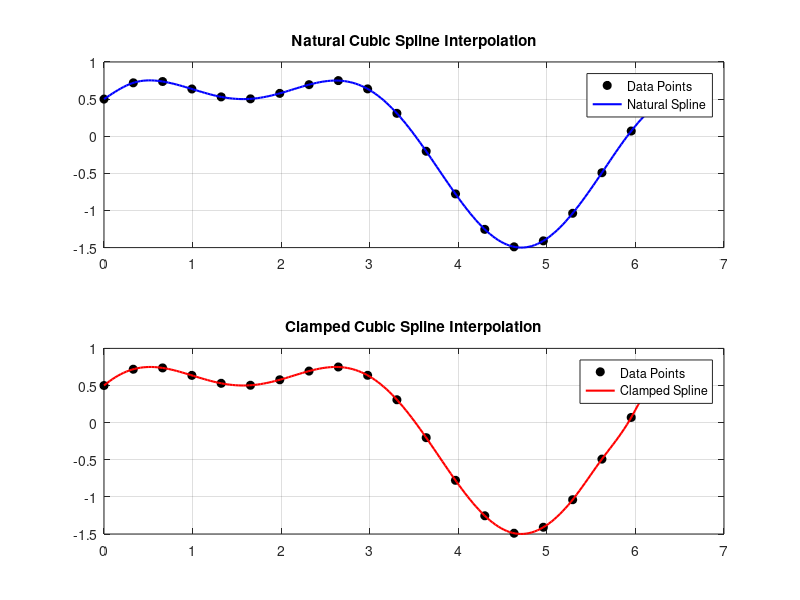

Write the MATLAB code that produced this figure.
% =========================================================
% NUMERICAL ANALYSIS: CUBIC SPLINE INTERPOLATION
% Natural vs. Clamped Boundary Conditions
% =========================================================

clear; clc; close all;

% 1. Generate 20 arbitrary data points
n_points = 20;
x = linspace(0, 2*pi, n_points);
y = sin(x) + 0.5*cos(2*x);

% High-resolution query points for smooth plotting
xq = linspace(min(x), max(x), 200);
n = length(x) - 1;
h = diff(x);

%% --- NATURAL CUBIC SPLINE ---
% Boundary conditions: S''(x_0) = 0, S''(x_n) = 0
A_nat = zeros(n+1, n+1);
b_nat = zeros(n+1, 1);
A_nat(1,1) = 1;
A_nat(n+1, n+1) = 1;

for i = 2:n
    A_nat(i, i-1) = h(i-1);
    A_nat(i, i)   = 2*(h(i-1) + h(i));
    A_nat(i, i+1) = h(i);
    b_nat(i)      = 3/h(i)*(y(i+1) - y(i)) - 3/h(i-1)*(y(i) - y(i-1));
end

c_nat = A_nat \ b_nat; % Solve linear system

% Calculate coefficients
b_coeff_nat = zeros(n, 1); d_coeff_nat = zeros(n, 1);
for i = 1:n
    b_coeff_nat(i) = (y(i+1) - y(i))/h(i) - h(i)*(c_nat(i+1) + 2*c_nat(i))/3;
    d_coeff_nat(i) = (c_nat(i+1) - c_nat(i))/(3*h(i));
end

% Evaluate Natural Spline
yq_nat = zeros(size(xq));
for k = 1:length(xq)
    idx = find(x <= xq(k), 1, 'last');
    if isempty(idx) || idx == n+1, idx = n; end
    dx = xq(k) - x(idx);
    yq_nat(k) = y(idx) + b_coeff_nat(idx)*dx + c_nat(idx)*dx^2 + d_coeff_nat(idx)*dx^3;
end

%% --- CLAMPED CUBIC SPLINE ---
% Boundary conditions: S'(x_0) = f'(x_0), S'(x_n) = f'(x_n)
fp_start = 1; fp_end = -1;

A_clamp = zeros(n+1, n+1);
b_clamp = zeros(n+1, 1);
A_clamp(1,1) = 2*h(1); A_clamp(1,2) = h(1);
b_clamp(1)   = 3/h(1)*(y(2) - y(1)) - 3*fp_start;
A_clamp(n+1, n)   = h(n); A_clamp(n+1, n+1) = 2*h(n);
b_clamp(n+1)      = 3*fp_end - 3/h(n)*(y(n+1) - y(n));

for i = 2:n
    A_clamp(i, i-1) = h(i-1);
    A_clamp(i, i)   = 2*(h(i-1) + h(i));
    A_clamp(i, i+1) = h(i);
    b_clamp(i)      = 3/h(i)*(y(i+1) - y(i)) - 3/h(i-1)*(y(i) - y(i-1));
end

c_clamp = A_clamp \ b_clamp;

% Calculate coefficients
b_coeff_clamp = zeros(n, 1); d_coeff_clamp = zeros(n, 1);
for i = 1:n
    b_coeff_clamp(i) = (y(i+1) - y(i))/h(i) - h(i)*(c_clamp(i+1) + 2*c_clamp(i))/3;
    d_coeff_clamp(i) = (c_clamp(i+1) - c_clamp(i))/(3*h(i));
end

% Evaluate Clamped Spline
yq_clamp = zeros(size(xq));
for k = 1:length(xq)
    idx = find(x <= xq(k), 1, 'last');
    if isempty(idx) || idx == n+1, idx = n; end
    dx = xq(k) - x(idx);
    yq_clamp(k) = y(idx) + b_coeff_clamp(idx)*dx + c_clamp(idx)*dx^2 + d_coeff_clamp(idx)*dx^3;
end

%% --- PLOTTING ---
figure;
subplot(2,1,1);
plot(x, y, 'ko', 'MarkerFaceColor', 'k'); hold on; plot(xq, yq_nat, 'b-', 'LineWidth', 1.5);
title('Natural Cubic Spline Interpolation'); grid on; legend('Data Points', 'Natural Spline');

subplot(2,1,2);
plot(x, y, 'ko', 'MarkerFaceColor', 'k'); hold on; plot(xq, yq_clamp, 'r-', 'LineWidth', 1.5);
title('Clamped Cubic Spline Interpolation'); grid on; legend('Data Points', 'Clamped Spline');
